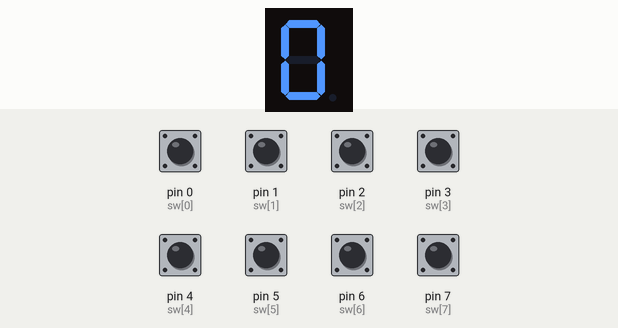
This sketch was run on a simulated Arduino Uno, built with avr-gcc and run on an emulated ATmega328P. On the bench: 1-digit seven-segment display. Wiring (inferred from the names in the program): 1-digit 7-segment display, segments lit when HIGH: segments A0, A1, A2, A3, A4, A5, pin 8. The test bench sets the inputs (shaded band); at power-on: pin 0 (sw[0]), pin 1 (sw[1]), pin 2 (sw[2]), pin 3 (sw[3]), pin 4 (sw[4]), pin 5 (sw[5]), pin 6 (sw[6]), pin 7 (sw[7]) LOW. The segment pins are drawn as the display they are named for.

Above: at 1.2 s.
1.3 s: pin 0 (sw[0]) pulled HIGH for 0.15 s
At 1.37 s:
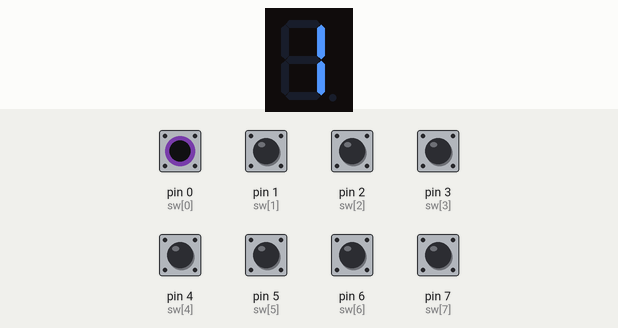
Timing chart, 0 to 4.3 s (numbered marks = the images above; inputs shaded):
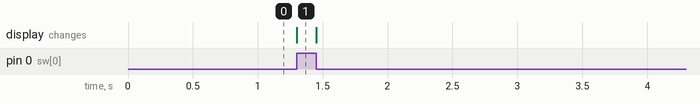

Measured:
- after the input at 1.3 s, the display: changes at once (image 1)

The sketch:

Check1.1.ino
```cpp
int sw[8] = {0,1,2,3,4,5,6,7};
int segPins[7] = {A0,A1,A2,A3,A4,A5,8};

int num[10][7] = {
  {1,1,1,1,1,1,0},//0
  {0,1,1,0,0,0,0},//1
  {1,1,0,1,1,0,1},//2
  {1,1,1,1,0,0,1},//3
  {0,1,1,0,0,1,1},//4
  {1,0,1,1,0,1,1},//5
  {1,0,1,1,1,1,1},//6
  {1,1,1,0,0,0,0},//7
  {1,1,1,1,1,1,1},//8
};

void setup()
{
  for (int i=0;i<8;i++){
    pinMode(sw[i],INPUT);
  }

  for (int i=0;i<7;i++){
    pinMode(segPins[i],OUTPUT);
  }
}

void loop() {
  int count = 0;

  for (int i=0;i<8;i++){
    if (digitalRead(sw[i]) == HIGH) {
      count ++;
    }
  }

  for (int i=0;i<7;i++){
    digitalWrite(segPins[i],num[count][i] ? HIGH : LOW);
  }

}
```
